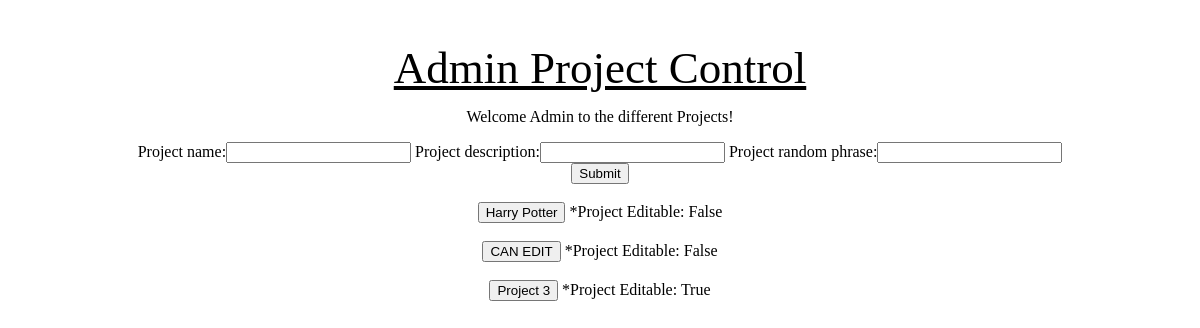
The app's page /quest/admin_project_page with its own data.
### quest_extension/models.py (models this page shows)
class Project(models.Model):
    project_name = models.CharField(max_length=1000)
    project_description = models.CharField(max_length=1000)
    project_random_phrase = models.CharField(max_length = 255)
    project_editable = models.BooleanField()

### quest_extension/views.py (the view)
# urls.py: path('admin_project_page', views.admin_project_page),
def admin_project_page(request):
    if request.method == 'POST':
        project_form = ProjectForm(request.POST)
        if project_form.is_valid():
            temp = project_form.save(commit=False)
            temp.project_editable = True
            temp.save()
            project_id = temp.id
            return HttpResponseRedirect('/quest/admin_home_editable/' + str(project_id))
    else:
        project_form = ProjectForm()
        list_of_projects = Project.objects.all()
    context = {'project_form': project_form, 'list_of_projects': list_of_projects}
    return render(request, 'quest_extension/admin_project_page.html', context)

### quest_extension/forms.py
class ProjectForm(forms.ModelForm):
    class Meta:
        model = models.Project
        fields = ['project_name', 'project_description', 'project_random_phrase']

### quest_extension/templates/quest_extension/admin_project_page.html (shortened to what this page needs)
{% load static %}
<!DOCTYPE html>
<html lang="en">
    <head>
    <link rel="stylesheet" type="text/css" href="{% static 'quest_extension/admin_project_page_style.css' %}">
    </head>
    <body>
	<h1>Admin Project Control</h1>
	<p>Welcome Admin to the different Projects!</p>
    <div id= 'container'>
    <form method='POST' id="test">
    {{ project_form }}
    <br>
    <button type = "submit">Submit </button>
    </form>
    {% for project in list_of_projects %}
    <br>
    {% if project.project_editable %}
    <form method='GET' action='/quest/admin_home_editable/{{project.id}}'>
        <button type='submit'>{{project.project_name}}</button>
        *Project Editable: {{ project.project_editable }}
    </form>
    {% else %}
     <form method='GET' action='/quest/admin_home_view_only/{{project.id}}'>
        <button type='submit'>{{project.project_name}}</button>
        *Project Editable: {{ project.project_editable }}
    </form>
    {% endif %}
    {% endfor %}
    <br>
    <br>
    </body>
</html>

### quest_extension/static/quest_extension/admin_project_page_style.css (style rules this page uses)
* { text-align: center; }
h1 { padding-top: 3%; text-decoration: underline; color: black; font-family: 'Trocchi', serif; font-size: 45px; font-weight: normal; line-height: 48px; margin: 0; }

### records on screen
Project: project_name "Harry Potter", project_editable "False"
Project: project_name "CAN EDIT", project_editable "False"
Project: project_name "Project 3", project_editable "True"
